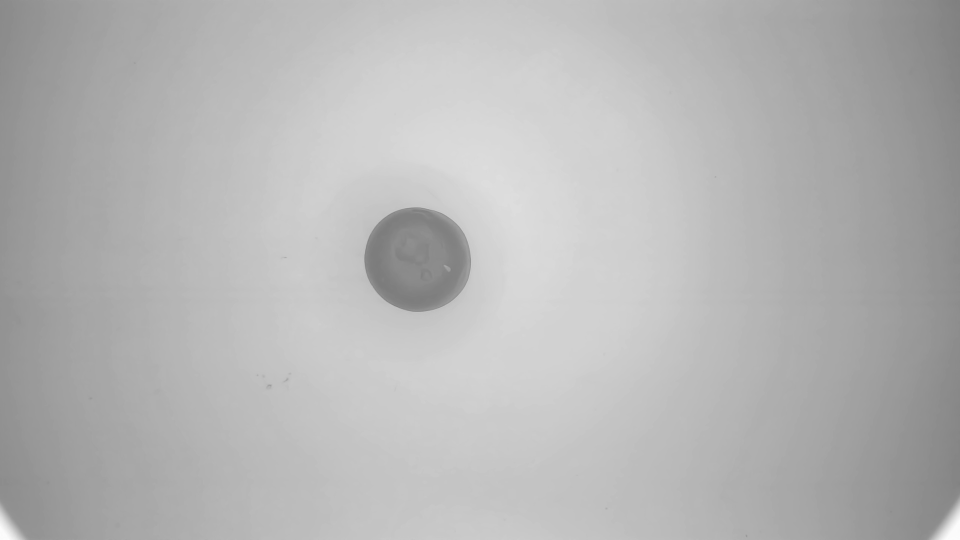
#> input picture datasets/abnormal/abnormal2.jpg, 1920 x 1080 px (shown at 1/2 size); its folder holds 2 pictures in this run
$ python find_pure_background.py -i ../datasets/abnormal
#> lines starting #> are read from the running program, lines starting #| are printed output that depends on the picture; after the words box and inside, x2 and y2 are one past the last pixel; in counts of white or black regions, pixels touching at a corner belong together
"""
查找最接近纯背景的图片
通过分析图片的颜色分布，找到最"单调"的图片作为背景参考
"""
import cv2
import numpy as np
from pathlib import Path
from PIL import Image
from tqdm import tqdm


def calculate_color_variance(img_path):
    """
    计算图片的颜色方差
    方差越小 = 颜色越单调 = 越接近纯背景
    """
    try:
        # 读取图片
        pil_img = Image.open(img_path).convert('RGB')
        img = cv2.cvtColor(np.array(pil_img), cv2.COLOR_RGB2BGR)

        # 转换为灰度
        gray = cv2.cvtColor(img, cv2.COLOR_BGR2GRAY)
#> gray is the input picture: shape (1080, 1920); min 123, max 253, mean 181.4

        # 计算标准差（颜色变化程度）
        std_dev = np.std(gray)
#> std_dev = 21.46

        # 计算边缘密度（Canny边缘检测）
        edges = cv2.Canny(gray, 50, 150)
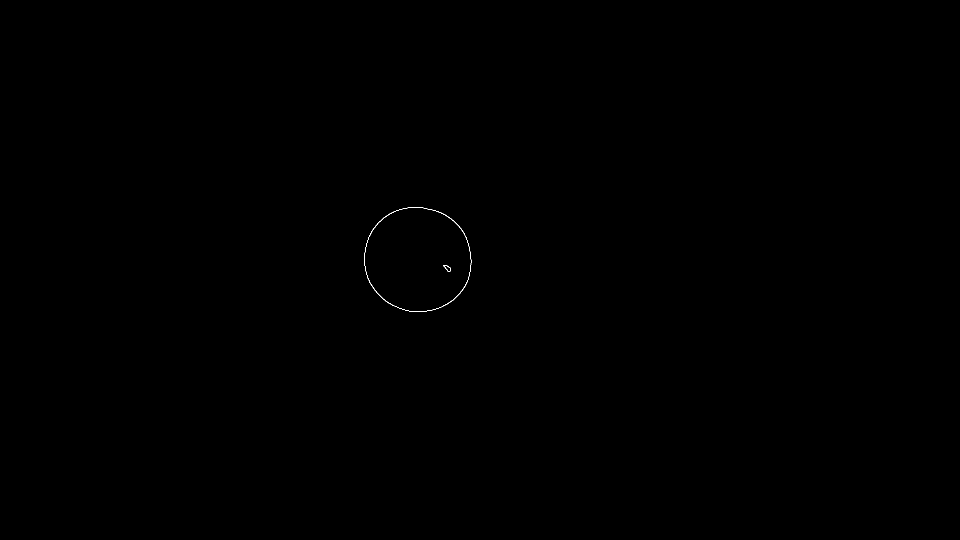
#> edges: shape (1080, 1920) (shown at 1/2 size); 0.04% white in thin lines or dots, all inside (x1, y1, x2, y2) = (728, 414, 943, 624)
        edge_density = np.sum(edges > 0) / (edges.shape[0] * edges.shape[1])
#> edge_density = 0.000394

        # 综合得分：标准差越小、边缘越少 = 越纯净
        score = std_dev + edge_density * 1000
#> score = 21.86

        return score, std_dev, edge_density

    except Exception as e:
        print(f"⚠️  无法处理: {img_path.name} - {e}")
        return float('inf'), 0, 0


def find_pure_background(input_dir, top_n=5):
    """
    找出最接近纯背景的图片
    """
    input_path = Path(input_dir)

    image_extensions = {'.jpg', '.jpeg', '.png', '.bmp'}
    image_files = [f for f in input_path.iterdir()
                   if f.suffix.lower() in image_extensions]

    if not image_files:
        print("找不到图片！")
        return

    print(f"🔍 分析 {len(image_files)} 张图片...")
    print("-" * 60)

    results = []

    for img_file in tqdm(image_files, desc="计算颜色方差"):
        score, std_dev, edge_density = calculate_color_variance(img_file)
#> score = 21.86; std_dev = 21.46; edge_density = 0.000394
        results.append({
            'file': img_file,
            'score': score,
            'std_dev': std_dev,
            'edge_density': edge_density
        })
#> pass 2 of the loop in find_pure_background, `for img_file in tqdm(image_files, desc="计算颜色方差"):`:
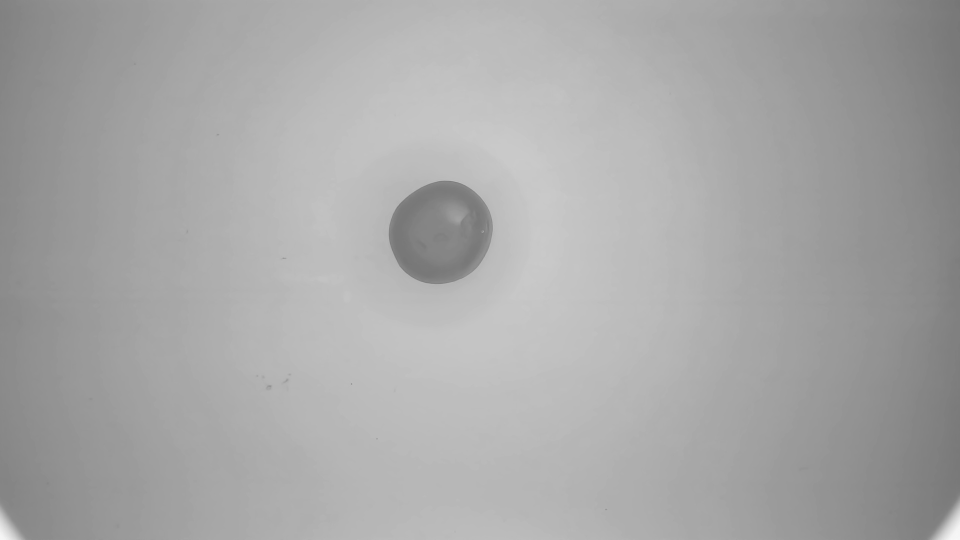
#> input picture datasets/abnormal/normal12.jpg, 1920 x 1080 px (shown at 1/2 size)
#> in calculate_color_variance, gray is the input picture: shape (1080, 1920); min 117, max 248, mean 167.7
#> in calculate_color_variance (call 2), `std_dev = np.std(gray)`: std_dev = 19.51
#> in calculate_color_variance (call 2), `edges = cv2.Canny(gray, 50, 150)`:
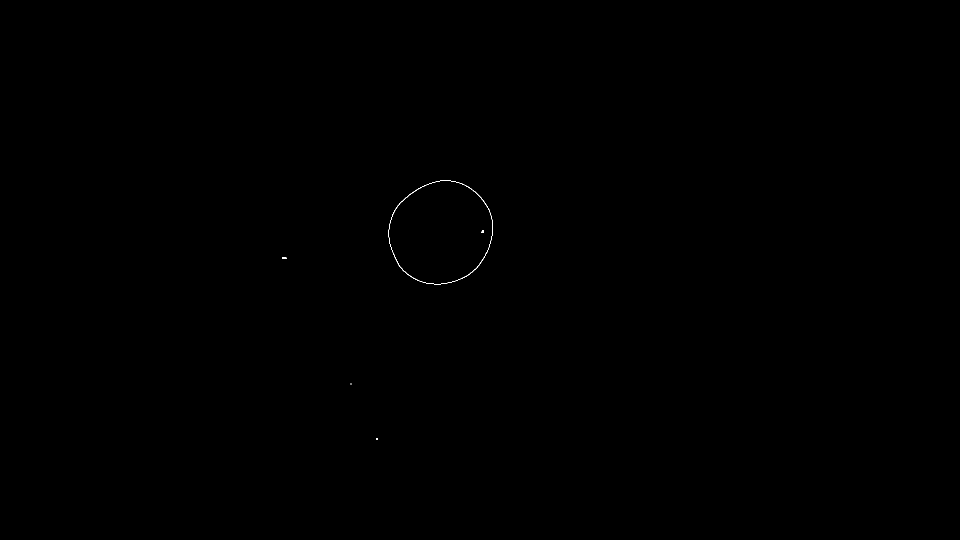
#> edges: shape (1080, 1920) (shown at 1/2 size); 0.04% white in thin lines or dots, all inside (x1, y1, x2, y2) = (564, 361, 986, 879)
#> in calculate_color_variance (call 2), `edge_density = np.sum(edges > 0) / (edges.shape[0] * edges.shape[1])`: edge_density = 0.00039
#> in calculate_color_variance (call 2), `score = std_dev + edge_density * 1000`: score = 19.9
#> in find_pure_background, `score, std_dev, edge_density = calculate_color_variance(img_file)`: std_dev = 19.51; edge_density = 0.00039

    # 按得分排序（分数越低越纯净）
    results.sort(key=lambda x: x['score'])

    print("\n" + "=" * 60)
    print(f"🏆 最接近纯背景的 {top_n} 张图片:")
    print("=" * 60)

    for i, result in enumerate(results[:top_n], 1):
        print(f"\n{i}. {result['file'].name}")
        print(f"   综合得分: {result['score']:.2f}")
        print(f"   颜色标准差: {result['std_dev']:.2f} (越小越单调)")
        print(f"   边缘密度: {result['edge_density']:.4f} (越小越纯净)")
#> this loop made 2 passes
#> i on passes 1 to 2: 1, 2
#| 1. normal12.jpg
#|    综合得分: 19.90
#|    颜色标准差: 19.51 (越小越单调)
#|    边缘密度: 0.0004 (越小越纯净)
#| 2. abnormal2.jpg
#|    综合得分: 21.86
#|    颜色标准差: 21.46 (越小越单调)
#|    边缘密度: 0.0004 (越小越纯净)

    print("\n" + "=" * 60)
    print(f"✅ 推荐使用: {results[0]['file'].name}")
#| ✅ 推荐使用: normal12.jpg
    print(f"   完整路径: {results[0]['file']}")
#|    完整路径: ../datasets/abnormal/normal12.jpg
    print("=" * 60)

    return results[0]['file']


if __name__ == "__main__":
    import argparse

    parser = argparse.ArgumentParser(description="查找最纯净的背景图片")
    parser.add_argument("--input", "-i", required=True, help="输入图片文件夹")
    parser.add_argument("--top", "-n", type=int, default=5, help="显示前 N 张最纯净的图片")

    args = parser.parse_args()

    find_pure_background(args.input, args.top)
